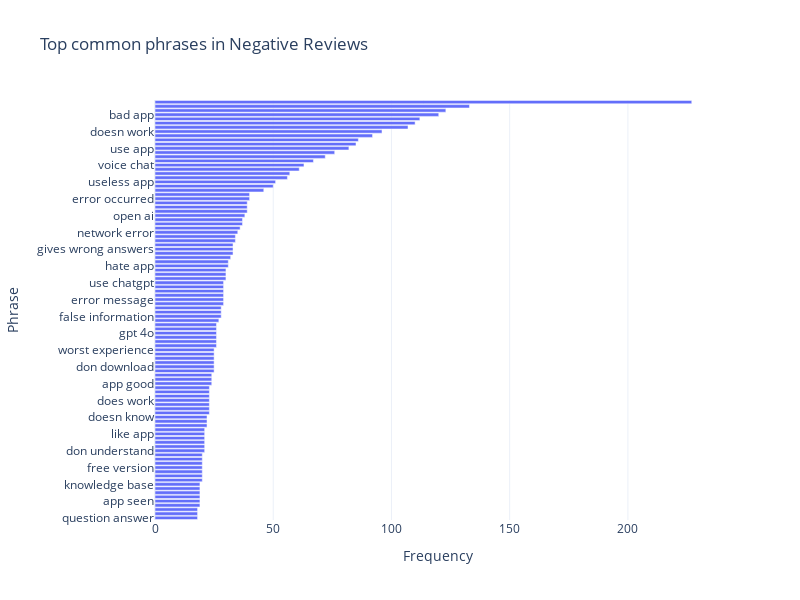

Notebook code for this chart:
### Code cell
fig = px.bar(phrase_neg_df,
             x='Frequency',
             y='Phrase',
             orientation='h',
             title='Top common phrases in Negative Reviews',
             labels={'Phrase':'Phrase', 'Frequency':'Frequency'},
             width=800,
             height=600)
fig.update_layout(
    xaxis_title = 'Frequency',
    yaxis_title = 'Phrase',
    yaxis={'categoryorder':'total ascending'}
)
fig.show()

### Figure 1 — Plotly figure (JSON) as saved in the notebook; plotly's stock layout.template omitted (floating-point values rounded to 4 significant figures)
{"data": [{"alignmentgroup": "True", "hovertemplate": "Frequency=%{x}<br>Phrase=%{y}<extra></extra>", "legendgroup": "", "marker": {"color": "#636efa", "pattern": {"shape": ""}}, "name": "", "offsetgroup": "", "orientation": "h", "showlegend": false, "textposition": "auto", "type": "bar", "x": [227, 133, 123, 120, 112, 110, 107, 96, 92, 86, 85, 82, 76, 72, 67, 63, 61, 57, 56, 51, 50, 46, 40, 40, 39, 39, 39, 38, 37, 37, 36, 35, 34, 34, 33, 33, 33, 32, 31, 31, 30, 30, 30, 29, 29, 29, 29, 29, 29, 28, 28, 28, 27, 26, 26, 26, 26, 26, 26, 25, 25, 25, 25, 25, 25, 24, 24, 24, 23, 23, 23, 23, 23, 23, 23, 22, 22, 22, 21, 21, 21, 21, 21, 21, 20, 20, 20, 20, 20, 20, 20, 19, 19, 19, 19, 19, 19, 18, 18, 18], "xaxis": "x", "y": ["chat gpt", "worst app", "wrong answer", "bad app", "gives wrong", "wrong answers", "game changer", "doesn work", "wrong information", "artificial intelligence", "don know", "use app", "try later", "went wrong", "waste time", "voice chat", "web version", "phone number", "extremely helpful", "useless app", "bad experience", "unable login", "error occurred", "giving wrong", "app doesn", "ask question", "won let", "open ai", "app just", "long time", "good app", "network error", "app working", "correct answer", "answer question", "gives wrong answers", "keeps saying", "gives wrong answer", "hate app", "september 2021", "answer wrong", "new update", "using app", "able login", "error message", "internet connection", "little bit", "paid version", "use chatgpt", "false information", "using chatgpt", "worst ai", "play store", "chatgpt app", "create account", "don like", "gpt 4o", "really bad", "unable use", "android app", "don download", "google account", "open app", "stopped working", "worst experience", "app good", "helps lot", "real time", "app bad", "chat history", "chatgpt plus", "does work", "fix problem", "gives wrong information", "stupid app", "answer questions", "answers wrong", "doesn know", "don understand", "don use", "don want", "download app", "like app", "really annoying", "app app", "ask questions", "extra ordinary", "free version", "getting worse", "google play", "january 2022", "app don", "app seen", "app use", "app useless", "feel like", "knowledge base", "question answer", "using google", "voice feature"], "yaxis": "y"}], "layout": {"barmode": "relative", "height": 600, "legend": {"tracegroupgap": 0}, "title": {"text": "Top common phrases in Negative Reviews"}, "width": 800, "xaxis": {"anchor": "y", "autorange": true, "domain": [0, 1], "range": [0, 238.9], "title": {"text": "Frequency"}, "type": "linear"}, "yaxis": {"anchor": "x", "autorange": true, "categoryorder": "total ascending", "domain": [0, 1], "range": [-0.5, 99.5], "title": {"text": "Phrase"}, "type": "category"}}}
